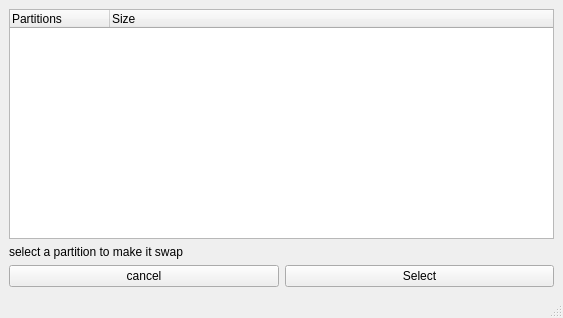
<?xml version="1.0" encoding="UTF-8"?>
<ui version="4.0">
 <class>MainWindow</class>
 <widget class="QMainWindow" name="MainWindow">
  <property name="geometry">
   <rect>
    <x>0</x>
    <y>0</y>
    <width>563</width>
    <height>318</height>
   </rect>
  </property>
  <property name="windowTitle">
   <string>Select partition</string>
  </property>
  <widget class="QWidget" name="centralwidget">
   <layout class="QGridLayout" name="gridLayout">
    <item row="0" column="0">
     <layout class="QVBoxLayout" name="verticalLayout">
      <property name="bottomMargin">
       <number>0</number>
      </property>
      <item>
       <widget class="QTreeWidget" name="treeWidget">
        <column>
         <property name="text">
          <string>Partitions</string>
         </property>
        </column>
        <column>
         <property name="text">
          <string>Size</string>
         </property>
        </column>
       </widget>
      </item>
      <item>
       <widget class="QLabel" name="label">
        <property name="text">
         <string>select a partition to make it swap</string>
        </property>
        <property name="margin">
         <number>10</number>
        </property>
       </widget>
      </item>
      <item>
       <layout class="QHBoxLayout" name="horizontalLayout">
        <property name="bottomMargin">
         <number>0</number>
        </property>
        <item>
         <widget class="QPushButton" name="btn_cancel">
          <property name="text">
           <string>cancel</string>
          </property>
         </widget>
        </item>
        <item>
         <widget class="QPushButton" name="btn_select">
          <property name="text">
           <string>Select</string>
          </property>
         </widget>
        </item>
       </layout>
      </item>
     </layout>
    </item>
   </layout>
  </widget>
  <widget class="QMenuBar" name="menubar">
   <property name="geometry">
    <rect>
     <x>0</x>
     <y>0</y>
     <width>563</width>
     <height>30</height>
    </rect>
   </property>
  </widget>
  <widget class="QStatusBar" name="statusbar"/>
 </widget>
 <resources/>
 <connections/>
</ui>
